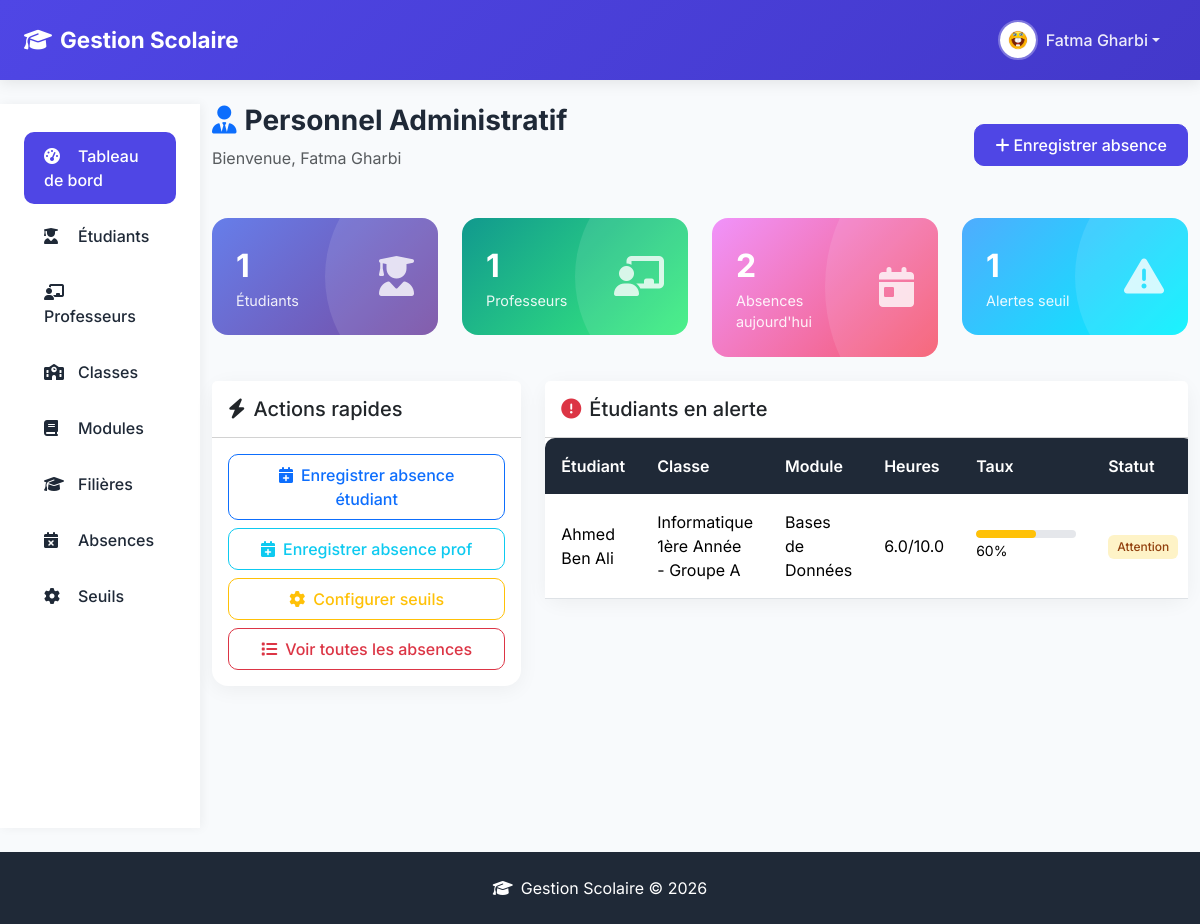
Before: /admin/staff (signed in) with the older database file.
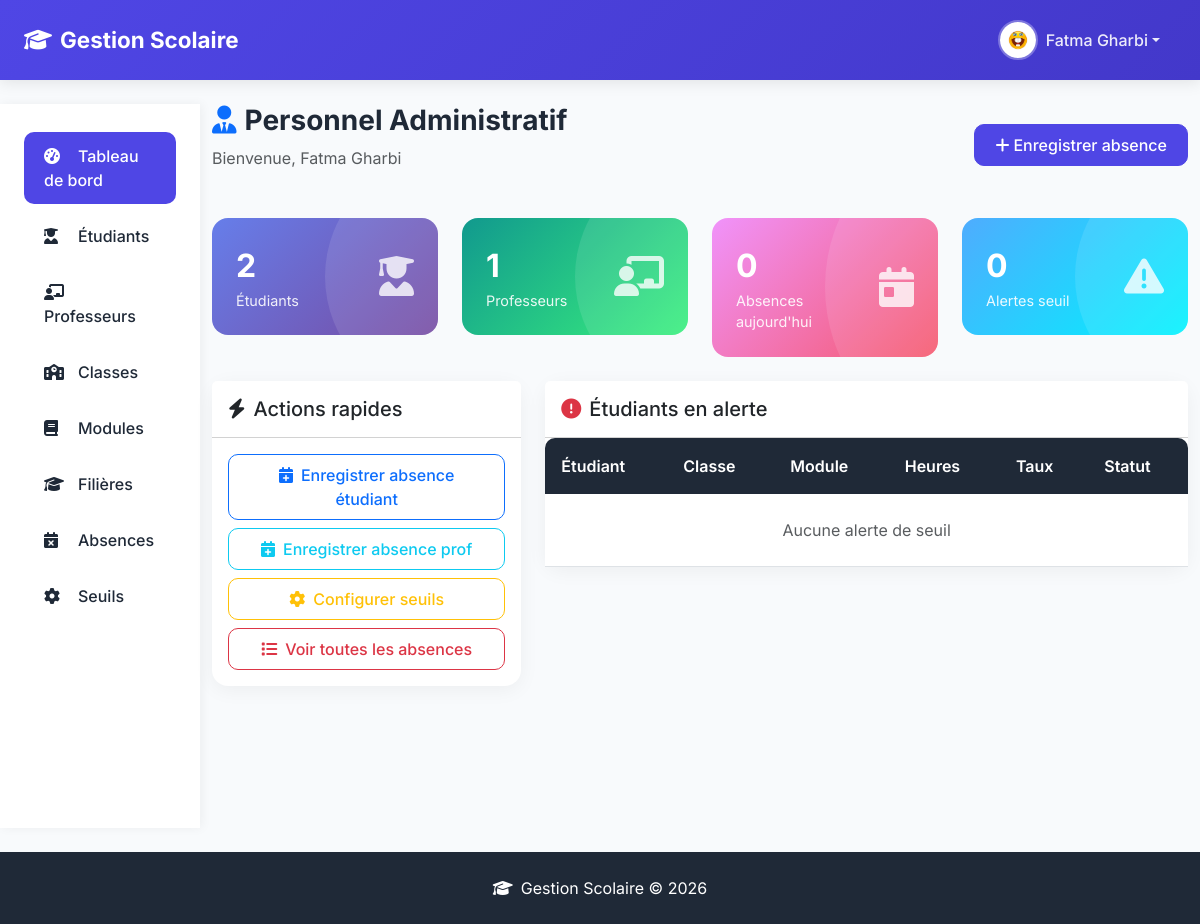
After: the same page with the newer database file.
### models.py (models this page shows, shortened)
class Classe(db.Model):
    __tablename__ = 'classe'
    id = db.Column(db.Integer, primary_key=True)
    code = db.Column(db.String(20), unique=True, nullable=False, index=True)
    name = db.Column(db.String(100), nullable=False)
    academic_year = db.Column(db.String(9), nullable=True)
    semester = db.Column(db.Integer, default=1)
    max_students = db.Column(db.Integer, default=30)
    is_active = db.Column(db.Boolean, default=True)
    created_at = db.Column(db.DateTime, default=datetime.utcnow)
    major_id = db.Column(db.Integer, db.ForeignKey('major.id'), nullable=True)
    students = db.relationship('StudentProfile', back_populates='classe')
    teaching_assignments = db.relationship('TeachingAssignment', back_populates='classe', cascade='all, delete-orphan')
    major = db.relationship('Major', back_populates='classes')

class Module(db.Model):
    __tablename__ = 'module'
    id = db.Column(db.Integer, primary_key=True)
    code = db.Column(db.String(20), unique=True, nullable=False, index=True)
    name = db.Column(db.String(100), nullable=False)
    description = db.Column(db.Text, nullable=True)
    total_hours = db.Column(db.Float, default=42)
    absence_threshold = db.Column(db.Float, default=10)
    credits = db.Column(db.Integer, default=3)
    is_active = db.Column(db.Boolean, default=True)
    created_at = db.Column(db.DateTime, default=datetime.utcnow)
    majors = db.relationship('MajorModule', back_populates='module', cascade='all, delete-orphan')
    teaching_assignments = db.relationship('TeachingAssignment', back_populates='module', cascade='all, delete-orphan')
    student_absences = db.relationship('StudentAbsence', back_populates='module', cascade='all, delete-orphan')

### routes/admin.py (the view)
@admin_bp.route('/staff')
@login_required
@admin_required
def staff_dashboard():
    from datetime import date
    today = date.today()
    absences_today = StudentAbsence.query.filter(
        db.func.date(StudentAbsence.date) == today
    ).count()
    threshold_alerts = []
    for student in StudentProfile.query.all():
        seen_modules = set()
        for absence in student.absences:
            if absence.module_id in seen_modules:
                continue
            seen_modules.add(absence.module_id)
            status = student.check_threshold_status(absence.module_id)
            if status in ['warning', 'exceeded']:
                hours = student.get_total_absence_hours(absence.module_id)
                threshold = absence.module.absence_threshold
                percentage = int((hours / threshold) * 100) if threshold > 0 else 0
                threshold_alerts.append({
                    'student_name': f"{student.first_name} {student.last_name}",
                    'class_name': student.classe.name if student.classe else 'N/A',
                    'module_name': absence.module.name,
                    'hours': hours,
                    'threshold': threshold,
                    'percentage': percentage,
                    'status': status
                })
    stats = {
        'total_students': StudentProfile.query.count(),
        'total_professors': ProfessorProfile.query.count(),
        'absences_today': absences_today,
        'threshold_alerts': len(threshold_alerts),
    }
    return render_template('admin/staff_dashboard.html',
                          stats=stats,
                          threshold_alerts=threshold_alerts[:10])

### models.py (called while the page is built)
    @property
    def profile(self):
        if self.role == UserRole.STUDENT:
            return self.student_profile
        elif self.role == UserRole.PROFESSOR:
            return self.professor_profile
        elif self.role in [UserRole.ADMIN_STAFF, UserRole.SUPER_ADMIN]:
            return self.staff_profile
        return None

    @property
    def full_name(self):
        profile = self.profile
        if profile:
            return f"{profile.first_name} {profile.last_name}"
        return self.email

    def is_super_admin(self):
        return self.role == UserRole.SUPER_ADMIN

    def get_total_absence_hours(self, module_id=None, count_justified=False):
        query = StudentAbsence.query.filter_by(student_id=self.id)
        if module_id:
            query = query.filter_by(module_id=module_id)
        if not count_justified:
            query = query.filter_by(is_justified=False)
        return sum(a.hours for a in query.all())

### templates/admin/staff_dashboard.html (shortened to what the changed rows need)
{% extends "admin/admin_base.html" %}
{% block admin_content %}
            <div class="page-header d-flex justify-content-between align-items-center">
                <div>
                    <h1><i class="fas fa-user-tie text-primary me-2"></i>Personnel Administratif</h1>
                </div>
            </div>
            <div class="row g-4 mb-4">
                <div class="col-md-6 col-lg-3">
                    <div class="stat-card primary">
                        <div class="d-flex justify-content-between align-items-center">
                            <div>
                                <div class="stat-value">{{ stats.total_students }}</div>
                                <div class="stat-label">Étudiants</div>
                            </div>
                        </div>
                    </div>
                </div>
                <div class="col-md-6 col-lg-3">
                    <div class="stat-card warning">
                        <div class="d-flex justify-content-between align-items-center">
                            <div>
                                <div class="stat-value">{{ stats.absences_today }}</div>
                                <div class="stat-label">Absences aujourd'hui</div>
                            </div>
                        </div>
                    </div>
                </div>
                <div class="col-md-6 col-lg-3">
                    <div class="stat-card info">
                        <div class="d-flex justify-content-between align-items-center">
                            <div>
                                <div class="stat-value">{{ stats.threshold_alerts }}</div>
                                <div class="stat-label">Alertes seuil</div>
                            </div>
                        </div>
                    </div>
                </div>
            </div>
            <div class="row g-4">
                <div class="col-lg-8">
                    <div class="card">
                        <div class="card-body p-0">
                            <div class="table-responsive">
                                <table class="table table-hover mb-0">
                                    <thead>
                                        <tr>
                                            <th>Étudiant</th>
                                            <th>Classe</th>
                                            <th>Module</th>
                                            <th>Heures</th>
                                            <th>Taux</th>
                                            <th>Statut</th>
                                        </tr>
                                    </thead>
                                    <tbody>
                                        {% for alert in threshold_alerts %}
                                        <tr>
                                            <td>{{ alert.student_name }}</td>
                                            <td>{{ alert.class_name }}</td>
                                            <td>{{ alert.module_name }}</td>
                                            <td>{{ alert.hours }}/{{ alert.threshold }}</td>
                                            <td>
                                                <div class="progress" style="width: 100px;">
                                                    <div class="progress-bar {% if alert.percentage >= 100 %}bg-danger{% elif alert.percentage >= 50 %}bg-warning{% else %}bg-success{% endif %}"
                                                         style="width: {{ [alert.percentage, 100] | min }}%"></div>
                                                </div>
                                                <small>{{ alert.percentage }}%</small>
                                            </td>
                                            <td>
                                                {% if alert.percentage >= 100 %}
                                                    <span class="badge badge-status-exceeded">Dépassé</span>
                                                {% else %}
                                                    <span class="badge badge-status-warning">Attention</span>
                                                {% endif %}
                                            </td>
                                        </tr>
                                        {% else %}
                                        <tr>
                                            <td colspan="6" class="text-center py-4 text-muted">Aucune alerte de seuil</td>
                                        </tr>
                                        {% endfor %}
                                    </tbody>
                                </table>
                            </div>
                        </div>
                    </div>
                </div>
            </div>
{% endblock %}

Changed rows visible on the page:
removed Classe: class_name "Informatique 1ère Année - Groupe A"
no longer on this page (row edited): Module: module_name "Bases de Données", threshold "10.0"
Other visible differences:
{{ stats.total_students }}: "1" → "2"
{{ stats.absences_today }}: "2" → "0"
{{ stats.threshold_alerts }}: "1" → "0"
text now shown: "Aucune alerte de seuil"
list line gone: "Ahmed Ben Ali 6.0 / 60 % Attention"
